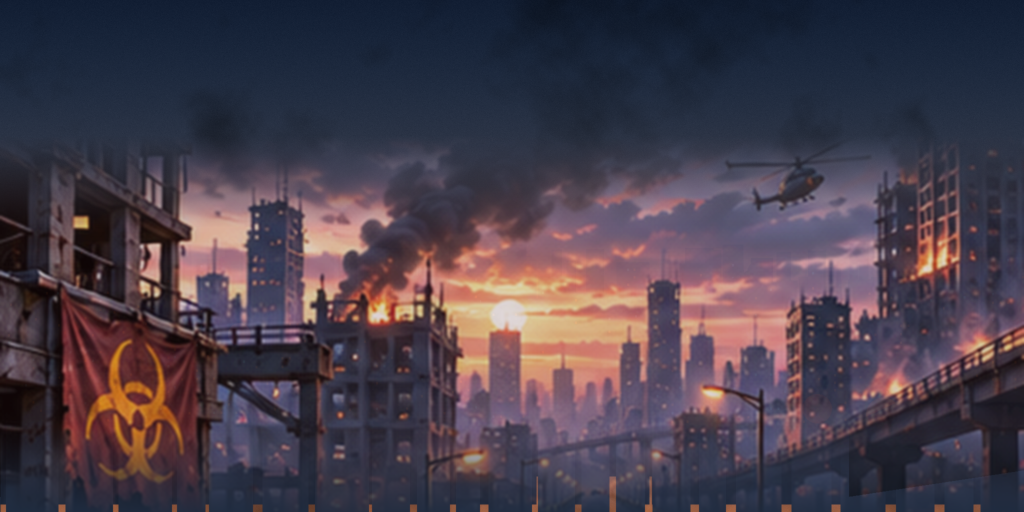
#> input picture Assets/Resources/Skyline/city_chapter_2_v100.png, 2048 x 1024 px (shown at 1/2 size)
$ python build_campaign_art.py
#> lines starting #> are read from the running program, lines starting #| are printed output that depends on the picture
"""Prepare campaign skies and portrait cards from the project's artwork."""
from pathlib import Path
from uuid import NAMESPACE_URL, uuid5

import numpy as np
from PIL import Image, ImageDraw, ImageEnhance, ImageOps

ROOT = Path(__file__).resolve().parents[2]
ASSETS = ROOT/'Assets/Resources'


def texture_meta(target, template, linear=False):
    lines = [line.rstrip() for line in template.read_text().splitlines()]
    lines[1] = 'guid: ' + uuid5(NAMESPACE_URL, target.relative_to(ROOT).as_posix()).hex
    metadata = '\n'.join(lines)+'\n'
    if linear:
        metadata = metadata.replace('sRGBTexture: 1','sRGBTexture: 0')
    target.with_suffix(target.suffix+'.meta').write_text(metadata)


def sky(filename, source, mode):
#> called with filename = 'Horizon_Industrial.jpg', mode = 'industrial'
    source = Image.open(source).convert('RGB').resize((1024, 512), Image.Resampling.LANCZOS)
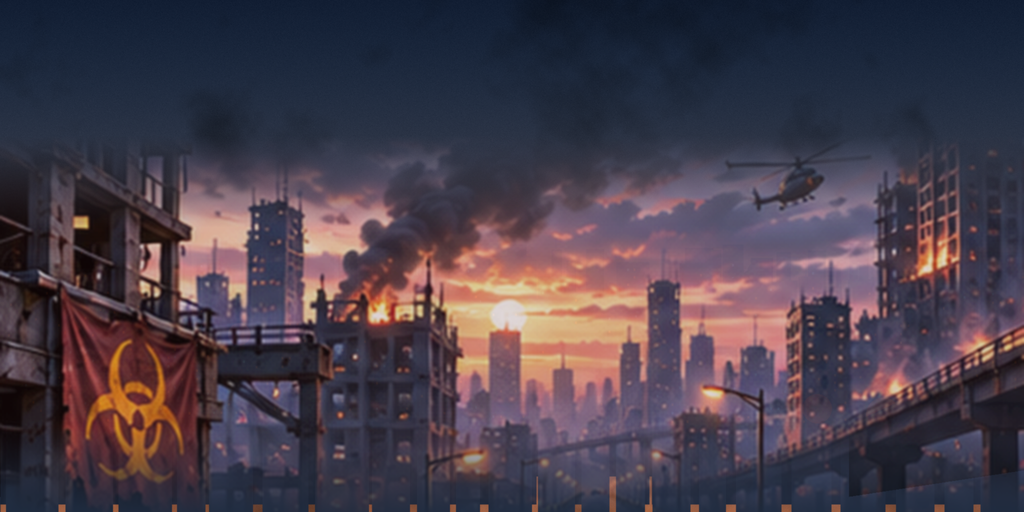
#> source: PIL image 1024x512 RGB; mean R, G, B 73.3, 62.9, 75.2
    pixels = np.asarray(source, dtype=float)/255
    height, width = pixels.shape[:2]
#> height = 512; width = 1024
    y,x = np.mgrid[:height,:width]
    band = np.exp(-((y/height-.63)/.27)**2)
    glow = band*np.exp(-((x/width-.48)/.43)**2)
    if mode == 'industrial':
        tone = pixels * (1.20,.76,.68)
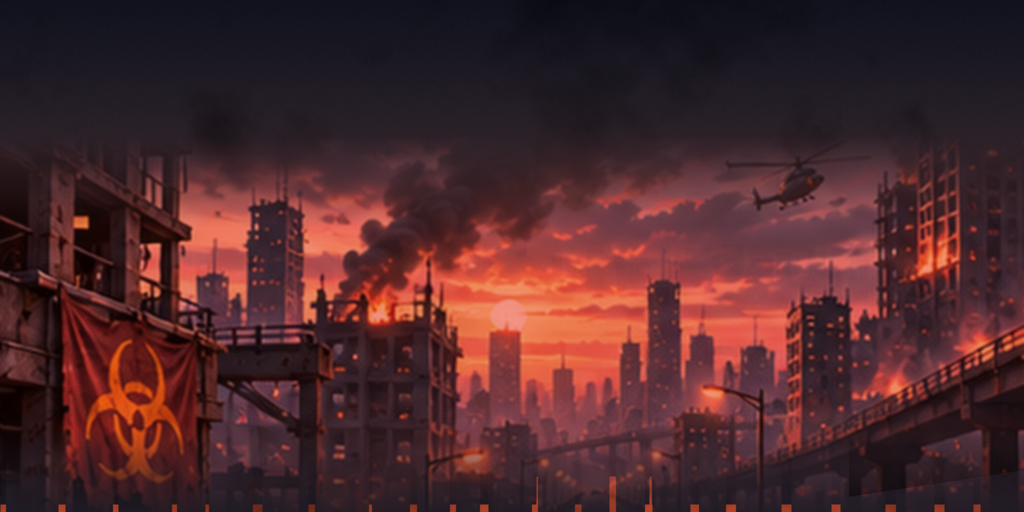
#> tone: shape (512, 1024, 3) float64; mean R, G, B 0.345, 0.187, 0.201; drawn with min black and max white
        tone += glow[...,None] * np.array([.21,.057,.035])
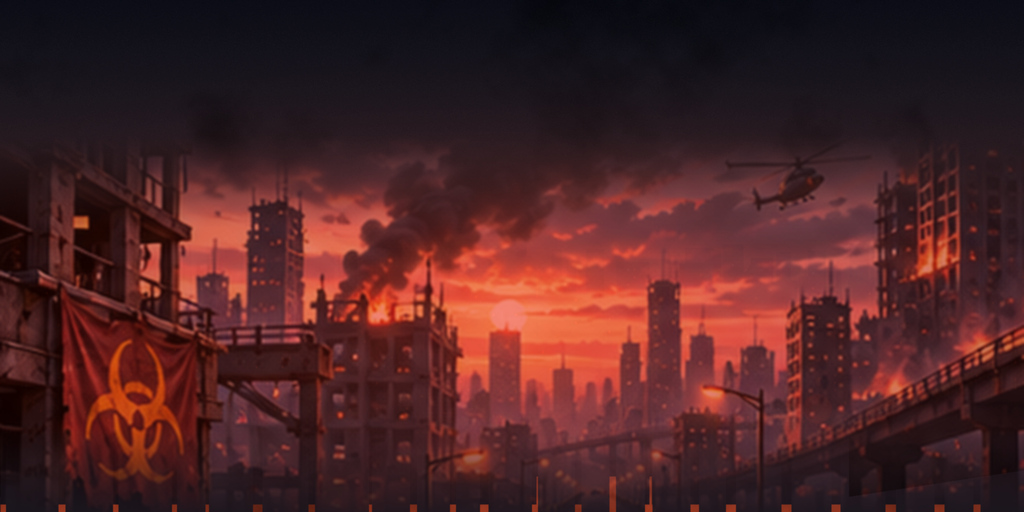
#> tone: shape (512, 1024, 3) float64; mean R, G, B 0.412, 0.206, 0.212; drawn with min black and max white
        soot = np.maximum(0,np.sin(x*.017+y*.027)*np.cos(x*.011-y*.013))
        tone *= (1-.22*soot*band)[...,None]
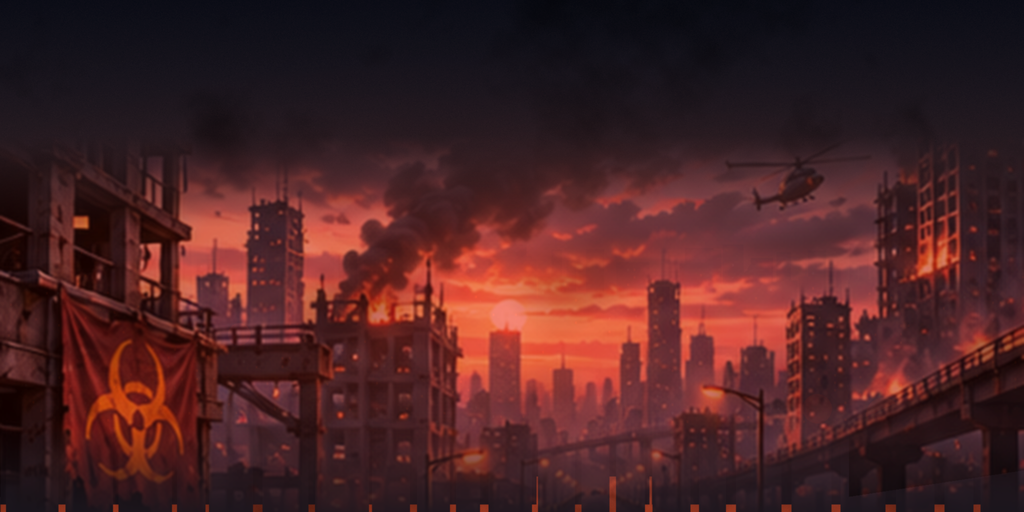
#> tone: shape (512, 1024, 3) float64; mean R, G, B 0.4, 0.2, 0.207; drawn with min black and max white
    else:
        luminance = pixels @ np.array([.26,.57,.17])
        tone = np.stack((luminance*.78, luminance*.91, luminance*1.08), axis=-1)
        tone += glow[...,None] * np.array([.11,.045,.025])
        tone += (pixels - luminance[...,None])*.15
    output = ASSETS/'ProductionArt'/filename
    Image.fromarray(np.uint8(np.clip(tone*255,0,255))).save(output, quality=91, optimize=True)
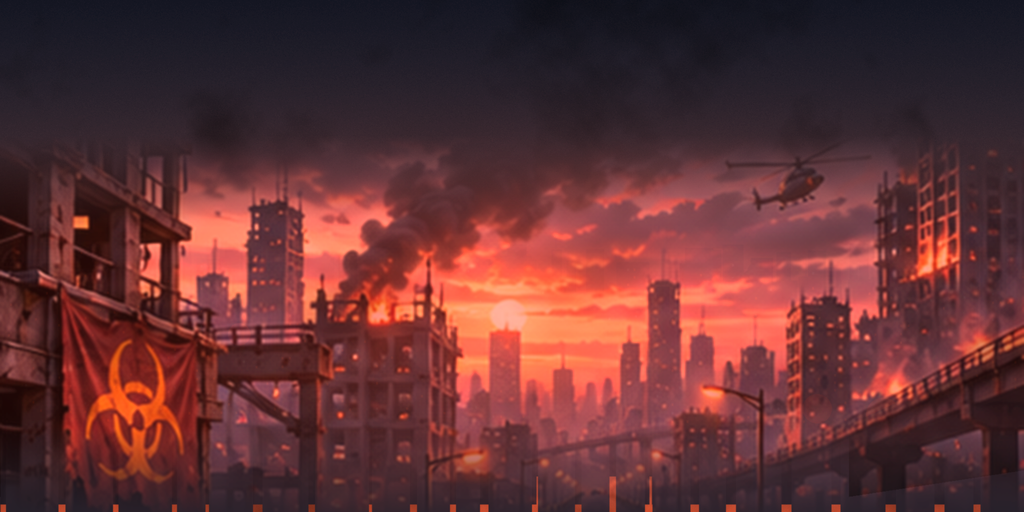
#> saved as Horizon_Industrial.jpg: PIL image 1024x512 RGB; mean R, G, B 99.5, 50.6, 52.2
    texture_meta(output, ASSETS/'ProductionArt/Horizon.jpg.meta')


def hero_cover(hero):
    # The home card has a fixed 360 x 369 viewport. Keep hair, face and shoulders
    # in that exact crop so NPOT imports and viewport changes cannot recenter it.
    image = Image.open(ASSETS/'Artwork'/f'{hero}.png').convert('RGB')
    height = round(image.width * 369 / 360)
    output = image.crop((0, 0, image.width, height)).convert('RGBA')
    output = output.resize((720, 738), Image.Resampling.LANCZOS)
    target = ASSETS/'UI'/f'campaign_cover_{hero}.png'
    output.save(target, optimize=True)
    # Tiny dialogue avatars use a dedicated face crop at native source detail.
    box = (90, 0, 300, 210) if hero == 'max' else (66, 36, 276, 246)
    face = image.crop(box).resize((256, 256), Image.Resampling.LANCZOS)
    avatar = ASSETS/'UI'/f'dialogue_face_{hero}.png'
    face.save(avatar, optimize=True)
    if not avatar.with_suffix('.png.meta').exists():
        texture_meta(avatar, ASSETS/'UI/campaign_cover_max.png.meta')


if __name__ == '__main__':
#> (the run stopped early here; a loop or call above may not have finished)
